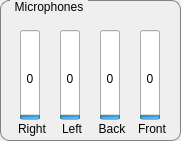
   <widget class="QGroupBox" name="groupBox_3">
    <property name="geometry">
     <rect>
      <x>340</x>
      <y>450</y>
      <width>181</width>
      <height>141</height>
     </rect>
    </property>
    <property name="styleSheet">
     <string notr="true">QGroupBox {
	border: 1px solid gray;
	border-radius: 9px;
	margin-top: 0.5em;
}

QGroupBox::title {
    subcontrol-origin: margin;
    left: 10px;
    padding: 0 3px 0 3px;
}
</string>
    </property>
    <property name="title">
     <string>Microphones</string>
    </property>
    <widget class="QLabel" name="lblMic1">
     <property name="geometry">
      <rect>
       <x>57</x>
       <y>120</y>
       <width>30</width>
       <height>17</height>
      </rect>
     </property>
     <property name="text">
      <string>Left</string>
     </property>
     <property name="alignment">
      <set>Qt::AlignCenter</set>
     </property>
    </widget>
    <widget class="QProgressBar" name="progressMic0">
     <property name="geometry">
      <rect>
       <x>20</x>
       <y>30</y>
       <width>20</width>
       <height>90</height>
      </rect>
     </property>
     <property name="maximum">
      <number>1500</number>
     </property>
     <property name="value">
      <number>24</number>
     </property>
     <property name="textVisible">
      <bool>false</bool>
     </property>
     <property name="orientation">
      <enum>Qt::Vertical</enum>
     </property>
     <property name="textDirection">
      <enum>QProgressBar::BottomToTop</enum>
     </property>
     <property name="format">
      <string>%v</string>
     </property>
    </widget>
    <widget class="QProgressBar" name="progressMic1">
     <property name="geometry">
      <rect>
       <x>60</x>
       <y>30</y>
       <width>20</width>
       <height>90</height>
      </rect>
     </property>
     <property name="maximum">
      <number>1500</number>
     </property>
     <property name="value">
      <number>24</number>
     </property>
     <property name="textVisible">
      <bool>false</bool>
     </property>
     <property name="orientation">
      <enum>Qt::Vertical</enum>
     </property>
     <property name="textDirection">
      <enum>QProgressBar::BottomToTop</enum>
     </property>
     <property name="format">
      <string>%v</string>
     </property>
    </widget>
    <widget class="QProgressBar" name="progressMic2">
     <property name="geometry">
      <rect>
       <x>100</x>
       <y>30</y>
       <width>20</width>
       <height>90</height>
      </rect>
     </property>
     <property name="maximum">
      <number>1500</number>
     </property>
     <property name="value">
      <number>24</number>
     </property>
     <property name="textVisible">
      <bool>false</bool>
     </property>
     <property name="orientation">
      <enum>Qt::Vertical</enum>
     </property>
     <property name="textDirection">
      <enum>QProgressBar::BottomToTop</enum>
     </property>
     <property name="format">
      <string>%v</string>
     </property>
    </widget>
    <widget class="QLabel" name="lblMic2">
     <property name="geometry">
      <rect>
       <x>97</x>
       <y>120</y>
       <width>30</width>
       <height>17</height>
      </rect>
     </property>
     <property name="text">
      <string>Back</string>
     </property>
     <property name="alignment">
      <set>Qt::AlignCenter</set>
     </property>
    </widget>
    <widget class="QLabel" name="lblMic0">
     <property name="geometry">
      <rect>
       <x>17</x>
       <y>120</y>
       <width>30</width>
       <height>17</height>
      </rect>
     </property>
     <property name="text">
      <string>Right</string>
     </property>
     <property name="alignment">
      <set>Qt::AlignCenter</set>
     </property>
    </widget>
    <widget class="QProgressBar" name="progressMic3">
     <property name="geometry">
      <rect>
       <x>140</x>
       <y>30</y>
       <width>20</width>
       <height>90</height>
      </rect>
     </property>
     <property name="maximum">
      <number>1500</number>
     </property>
     <property name="value">
      <number>24</number>
     </property>
     <property name="textVisible">
      <bool>false</bool>
     </property>
     <property name="orientation">
      <enum>Qt::Vertical</enum>
     </property>
     <property name="textDirection">
      <enum>QProgressBar::BottomToTop</enum>
     </property>
     <property name="format">
      <string>%v</string>
     </property>
    </widget>
    <widget class="QLabel" name="lblMic3">
     <property name="geometry">
      <rect>
       <x>137</x>
       <y>120</y>
       <width>30</width>
       <height>17</height>
      </rect>
     </property>
     <property name="text">
      <string>Front</string>
     </property>
     <property name="alignment">
      <set>Qt::AlignCenter</set>
     </property>
    </widget>
    <widget class="QLabel" name="lblMic0Val">
     <property name="geometry">
      <rect>
       <x>15</x>
       <y>70</y>
       <width>30</width>
       <height>17</height>
      </rect>
     </property>
     <property name="text">
      <string>0</string>
     </property>
     <property name="alignment">
      <set>Qt::AlignCenter</set>
     </property>
    </widget>
    <widget class="QLabel" name="lblMic1Val">
     <property name="geometry">
      <rect>
       <x>55</x>
       <y>70</y>
       <width>30</width>
       <height>17</height>
      </rect>
     </property>
     <property name="text">
      <string>0</string>
     </property>
     <property name="alignment">
      <set>Qt::AlignCenter</set>
     </property>
    </widget>
    <widget class="QLabel" name="lblMic2Val">
     <property name="geometry">
      <rect>
       <x>95</x>
       <y>70</y>
       <width>30</width>
       <height>17</height>
      </rect>
     </property>
     <property name="text">
      <string>0</string>
     </property>
     <property name="alignment">
      <set>Qt::AlignCenter</set>
     </property>
    </widget>
    <widget class="QLabel" name="lblMic3Val">
     <property name="geometry">
      <rect>
       <x>135</x>
       <y>70</y>
       <width>30</width>
       <height>17</height>
      </rect>
     </property>
     <property name="text">
      <string>0</string>
     </property>
     <property name="alignment">
      <set>Qt::AlignCenter</set>
     </property>
    </widget>
   </widget>
